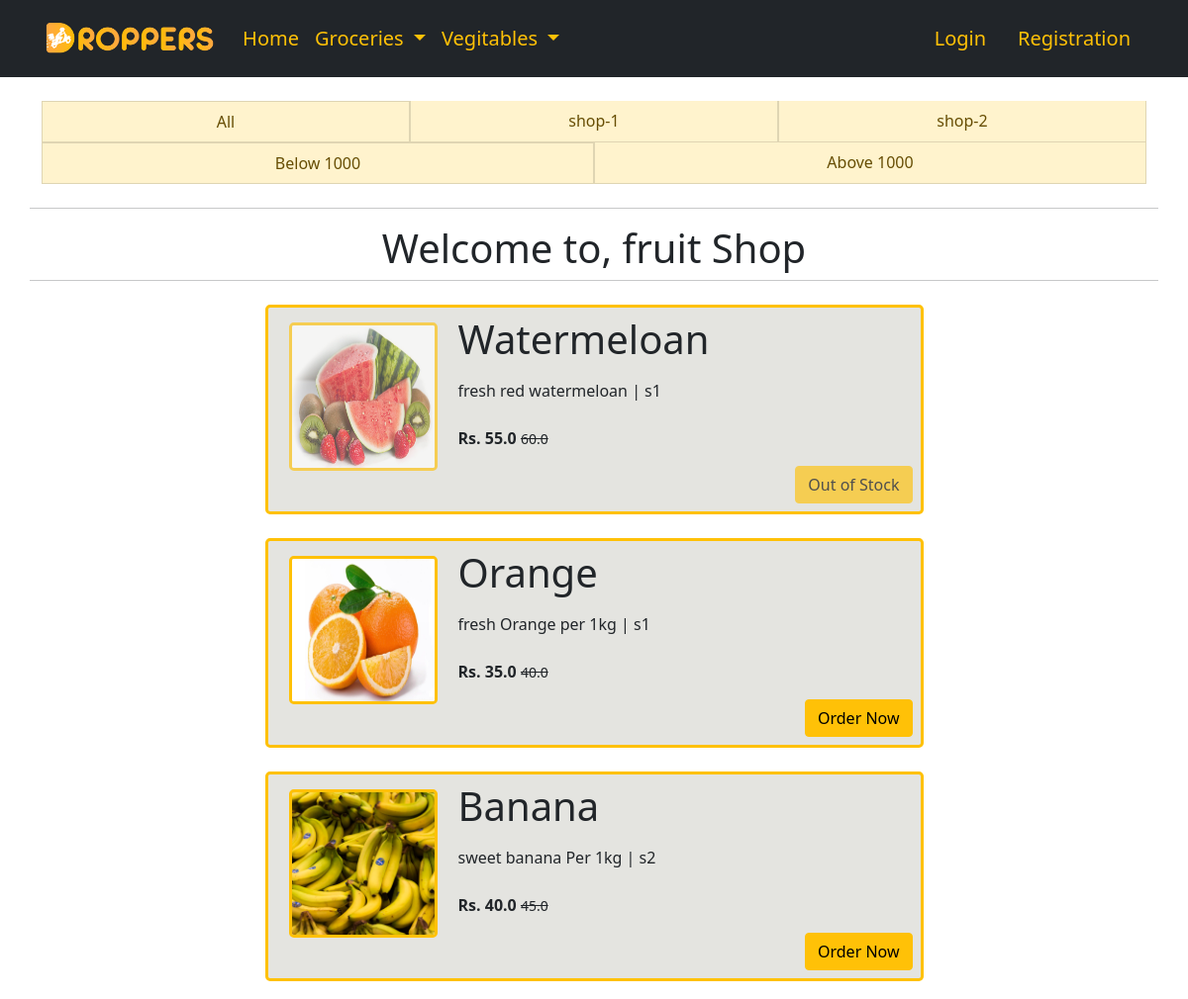
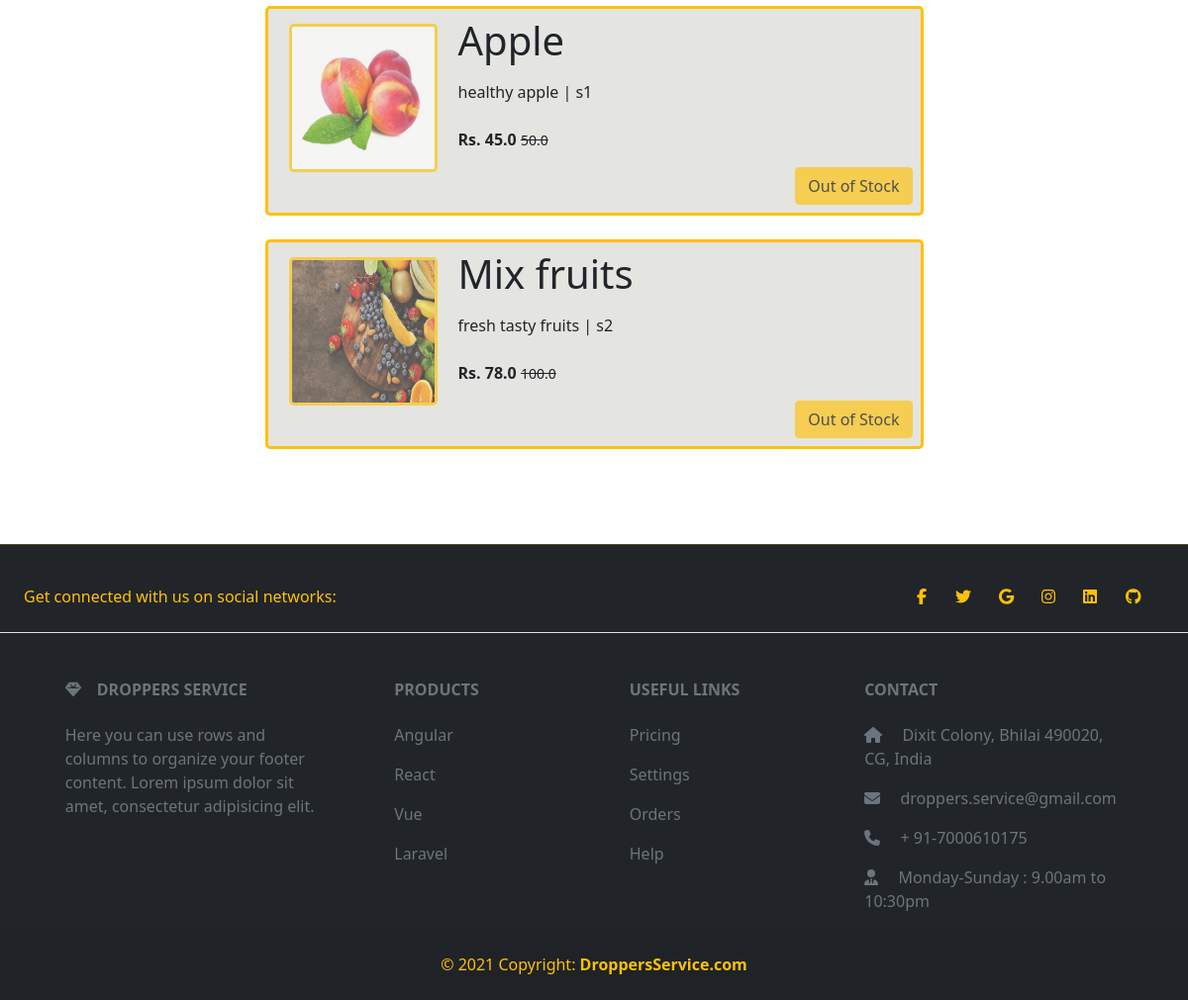
/fruit/, run on the app's committed database (2 pictures, top to bottom).
### app/models.py (models this page shows, shortened)
class Product(models.Model):
   title = models.CharField(max_length=100)
   selling_price = models.FloatField()
   discounted_price = models.FloatField()
   description = models.TextField()
   brand = models.CharField(max_length=100)
   stock = models.PositiveIntegerField(default=0)
   stc = models.CharField(choices=STOCK_CHOICES,max_length=16,default='In Stock')
   category = models.CharField(choices=CATEGORY_CHOICES,max_length=2)
   locality = models.CharField(max_length=200,default='')
   product = models.ImageField(upload_to='productimg')

### app/views.py (the view)
# urls.py: path('fruit/', views.fruit, name='fruit'),
def fruit(request, data=None):
 tc = 0
 if request.user.is_authenticated:
    tc = len(Cart.objects.filter(user=request.user))
 if data == None:
      fruits = Product.objects.filter(category='TW')
 elif data == 's1' or data == 's2':
      fruits = Product.objects.filter(category='TW').filter(brand=data)
 elif data == 'below':
      fruits = Product.objects.filter(category='TW').filter(discounted_price__lt=1000)
 elif data == 'above':
      fruits = Product.objects.filter(category='TW').filter(discounted_price__gt=1000)
 return render(request, 'app/fruit.html',{'fruits':fruits,'tc':tc})

### app/templates/app/fruit.html (shortened to what this page needs)
{% extends 'app/base.html' %}
{% load static %}
{% block main-content %}
<div class="container my-2">
<div class="row">
    <div class="col-sm-12 mb-4 mt-3">
     <div class="d-flex text-center">
     <a href="{% url 'fruit' %}" class="list-group-item list-group-item-action list-group-item-warning" aria-current="true">All</a>
     <a href="{% url 'fruitdata' 's1' %}" class="list-group-item list-group-item-action list-group-item-warning" aria-current="true">shop-1</a>
     <a href="{% url 'fruitdata' 's2' %}" class="list-group-item list-group-item-action list-group-item-warning" aria-current="true">shop-2</a>
     </div>
     <div class="d-flex text-center">
      <a href="{% url 'fruitdata' 'below' %}" class="list-group-item list-group-item-action list-group-item-warning" aria-current="true">Below 1000</a>
      <a href="{% url 'fruitdata' 'above' %}" class="list-group-item list-group-item-action list-group-item-warning" aria-current="true">Above 1000</a>
      </div>
    </div>
    <hr>
    <h3 class="display-6 text-center">Welcome to, fruit Shop</h3>
    <hr>
    <div class="col-sm-12 mt-2">
    <div class="row d-flex justify-content-center">
     {% for product in fruits %}
     {% if product.stc == "Out of Stock" %}
     <div class=" d-flex align-item-center col-sm-7 mb-4 border border-warning border-3 rounded-3 p-2"  style="background-color: rgba(208, 208, 201, 0.571);;">
      <div class="flex-shrink-0 ">
          <a href="{% url 'product-detail' product.id %}" class="disabled btn"><img class="border border-warning border-3 rounded-3"
                  src="{{product.product.url}}" alt="" height="150" width="150"></a>
      </div>
      <div class="flex-grow-1 ms-2">
                  <div class="display-6 mb-3">{{product.title}}</div>
                  <div class="fw-normal">{{product.description}} | <span class="fw-light" >{{product.brand}}</span></div> <br>
                  <div class="fw-bold">Rs. {{product.discounted_price}} <small class="fw-light text-decoration-line-through">{{product.selling_price}}</small>
                  <div class="d-grid gap-2 d-md-flex justify-content-md-end">
                  <a href="{% url 'product-detail' product.id %}" class="disabled btn btn-warning mt-3">{{product.stc}}</a>
              </div>
          </div>
      </div>
     </div>
     {% else %}
     <div class="d-flex  align-item-center col-sm-7 mb-4 border border-warning border-3 rounded-3 p-2"  style="background-color: rgba(208, 208, 201, 0.571);;">
      <div class="flex-shrink-0 ">
          <a href="{% url 'product-detail' product.id %}" class="btn"><img class="border border-warning border-3 rounded-3"
                  src="{{product.product.url}}" alt="" height="150" width="150"></a>
      </div>
      <div class="flex-grow-1 ms-2">
                  <div class="display-6 mb-3">{{product.title}}</div>
                  <div class="fw-normal">{{product.description}} | <span class="fw-light" >{{product.brand}}</span></div> <br>
                  <div class="fw-bold">Rs. {{product.discounted_price}} <small class="fw-light text-decoration-line-through">{{product.selling_price}}</small>
                  <div class="d-grid gap-2 d-md-flex justify-content-md-end">
                  <a href="{% url 'product-detail' product.id %}" class="btn btn-warning mt-3">Order Now</a>
              </div>
          </div>
      </div>
     </div>
     {% endif %}
     {% endfor %}
    </div>
   </div>
  </div>
  </div>
  {% endblock main-content %}

### app/templates/app/base.html (shortened to what this page needs)
<!doctype html>
{% load static %}
<html lang="en">
  <head>
    <link href="https://cdn.jsdelivr.net/npm/bootstrap@5.0.0-beta1/dist/css/bootstrap.min.css" rel="stylesheet">
    <link rel="stylesheet" href="{% static 'app/css/owl.carousel.min.css' %}">
    <link rel="stylesheet" href="{% static 'app/css/all.min.css' %}">
    <link rel="stylesheet" href="{% static 'app/css/style.css' %}">
  </head>
  <body">
    <nav class="navbar navbar-expand-lg navbar-dark bg-dark" id="navbar-boo">
     <div class="container">
       <a class="navbar-brand text-warning" href="/"><img src="{% static 'app/images/banner/logo.png' %}" id="logo-im" alt=""></a>
       <div class="collapse navbar-collapse" id="navbarSupportedContent">
         <ul class="navbar-nav me-auto mb-2 mb-lg-0">
           <li class="nav-item">
             <a class="nav-link active text-warning display-6 fs-5" aria-current="page" href="/">Home</a>
           </li>
           <li class="nav-item dropdown">
             <a class="nav-link dropdown-toggle text-warning display-6 fs-5" href="#" id="electronicsDropdown" role="button" data-bs-toggle="dropdown" aria-expanded="false">
               Groceries
             </a>
           </li>
           <li class="nav-item dropdown ">
             <a class="nav-link dropdown-toggle text-warning bg-dark display-6 fs-5" href="#" id="fashionDropdown" role="button" data-bs-toggle="dropdown" aria-expanded="false">
              Vegitables
             </a>
           </li>
         </ul>
         <div>
          <ul class="navbar-nav me-auto mb-2 mb-lg-0">
            {% if request.user.is_authenticated %}
           <li class="nav-item dropdown mx-2">
              <a class="nav-link dropdown-toggle text-warning display-6 fs-5" href="#" id="profileDropdown" role="button" data-bs-toggle="dropdown" aria-expanded="false">
                {{request.user.username}}
              </a>
              <ul class="dropdown-menu bg-dark" aria-labelledby="profileDropdown">
                <li><a class="dropdown-item text-warning display-6 fs-6" href="{% url 'profile' %}">Profile</a></li>
                <li><a class="dropdown-item text-warning display-6 fs-6" href="{% url 'orders' %}">Orders</a></li>
                <li><a class="dropdown-item text-warning display-6 fs-6" href="{% url 'changepassword' %}">Change Password</a></li>
                <li><a class="dropdown-item text-warning display-6 fs-6" href="{% url 'logout' %}">Logout</a></li>
              </ul>
            </li>
            <li class="nav-item mx-2">
             <a href="{% url 'show-cart' %}" class="nav-link text-warning display-6 fs-5"><span class="badge bg-warning text-dark">{{tc}}</span> Cart </a>
            </li>
            {% else %}
            <li class="nav-item mx-2">
             <a href="{% url 'login' %}" class="nav-link text-warning display-6 fs-5">Login</a>
            </li>
            <li class="nav-item mx-2">
             <a href="{% url 'customerregistration' %}" class="nav-link text-warning display-6 fs-5">Registration</a>
            </li>
            {% endif %}
          </ul>
         </div>
       </div>
     </div>
    </nav>
    {% block main-content %} {% endblock main-content %}
    <br><br>
    <footer class="text-center text-lg-start bg-dark text-warning">
      <hr>
      <section
        class="d-flex justify-content-center justify-content-lg-between p-4 border-bottom"
      >
        <div class="me-5 d-none d-lg-block">
          <span>Get connected with us on social networks:</span>
        </div>
        <div>
          <a href="" class="me-4 text-reset">
            <i class="fab fa-facebook-f"></i>
          </a>
          <a href="" class="me-4 text-reset">
            <i class="fab fa-twitter"></i>
          </a>
          <a href="" class="me-4 text-reset">
            <i class="fab fa-google"></i>
          </a>
          <a href="" class="me-4 text-reset">
            <i class="fab fa-instagram"></i>
          </a>
          <a href="" class="me-4 text-reset">
            <i class="fab fa-linkedin"></i>
          </a>
          <a href="" class="me-4 text-reset">
            <i class="fab fa-github"></i>
          </a>
        </div>
      </section>
      <section class="text-muted">
        <div class="container text-center text-md-start mt-5">
          <div class="row mt-3">
            <div class="col-md-3 col-lg-4 col-xl-3 mx-auto mb-4">
              <h6 class="text-uppercase fw-bold mb-4">
                <i class="fas fa-gem me-3"></i>Droppers Service
              </h6>
              <p>
                Here you can use rows and columns to organize your footer content. Lorem ipsum
                dolor sit amet, consectetur adipisicing elit.
              </p>
            </div>
            <div class="col-md-2 col-lg-2 col-xl-2 mx-auto mb-4">
              <h6 class="text-uppercase fw-bold mb-4">
                Products
              </h6>
              <p>
                <a href="#!" class="text-reset">Angular</a>
              </p>
              <p>
                <a href="#!" class="text-reset">React</a>
              </p>
              <p>
                <a href="#!" class="text-reset">Vue</a>
              </p>
              <p>
                <a href="#!" class="text-reset">Laravel</a>
              </p>
            </div>
            <div class="col-md-3 col-lg-2 col-xl-2 mx-auto mb-4">
              <h6 class="text-uppercase fw-bold mb-4">
                Useful links
              </h6>
              <p>
                <a href="#!" class="text-reset">Pricing</a>
              </p>
              <p>
                <a href="#!" class="text-reset">Settings</a>
              </p>
              <p>
                <a href="#!" class="text-reset">Orders</a>
              </p>
              <p>
                <a href="#!" class="text-reset">Help</a>
              </p>
            </div>
            <div class="col-md-4 col-lg-3 col-xl-3 mx-auto mb-md-0 mb-4">
              <h6 class="text-uppercase fw-bold mb-4">
                Contact
              </h6>
              <p><i class="fas fa-home me-3"></i> Dixit Colony, Bhilai 490020, CG, India</p>
              <p>
                <i class="fas fa-envelope me-3"></i>
                droppers.service@gmail.com
              </p>
              <p><i class="fas fa-phone me-3"></i> + 91-7000610175</p>
              <p><i class="fas fa-user-tie me-3"></i> Monday-Sunday : 9.00am to 10:30pm</p>
            </div>
          </div>
        </div>
      </section>
      <div class="text-center p-4" style="background-color: rgba(0, 0, 0, 0.05);">
        © 2021 Copyright:
        <a class="text-reset fw-bold" href="https://new.droppersservice.com/">DroppersService.com</a>
      </div>
    </footer>
  </body>
</html>

### app/static/app/css/style.css (style rules this page uses)
a { text-decoration: none; }
#navbar-boo { z-index: 3; padding: 2vh; }
#logo-im { height: 4.5vh; }

### data on the page
Product: product (picture), title "Watermeloan", description "fresh red watermeloan", brand "s1", discounted_price "55.0", selling_price "60.0", stc "Out of Stock"
Product: product (picture), title "Orange", description "fresh Orange per 1kg", brand "s1", discounted_price "35.0", selling_price "40.0"
Product: product (picture), title "Banana", description "sweet banana Per 1kg", brand "s2", discounted_price "40.0", selling_price "45.0"
Product: product (picture), title "Apple", description "healthy apple", brand "s1", discounted_price "45.0", selling_price "50.0", stc "Out of Stock"
Product: product (picture), title "Mix fruits", description "fresh tasty fruits", brand "s2", discounted_price "78.0", selling_price "100.0", stc "Out of Stock"
